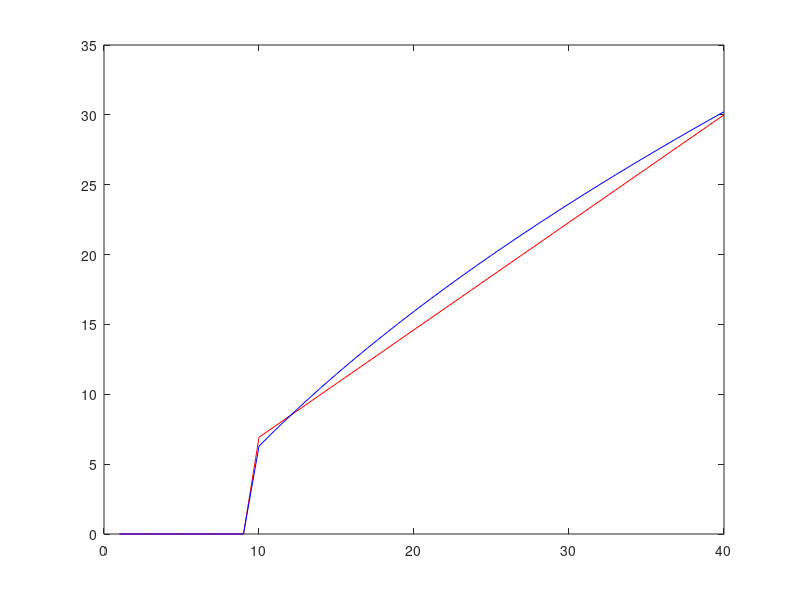

Reproduce this figure in MATLAB.
%% Compare the equilibrium spacing between Newell and Gipps

% Gipps equilibirum speed 
% /////Ciuffo, Biagio, Vincenzo Punzo, 
% //and Marcello Montanino. 
% //"Thirty Years of Gipps' Car-Following Model: 
% //Applications, Developments, and New Features." 
% //Transportation Research Record: 
% //Journal of the Transportation Research Board 
% //2315 (2012): 89-99. (Eq. 3a)

clear;

v_max = 40;
tau = 0.5;
theta = 0.2;
b_f = -3;
b_e = -3*1.1;

% for newell
headway = 1.3;
jamgap = 1;
len = 4;

for i=10:40
    speed_newell(i)=min(v_max,(i-jamgap)/headway);
end

for i=10:40
    speed_gipps(i)=min(v_max, ...
        max((tau+theta)/(1/-b_f-1/(-b_e))...
        *(-1+sqrt(1+(2*(i-(len+jamgap))*(1/-b_f-1/(-b_e)))/(tau+theta)^2)),0));
end

plot(speed_newell,'r');hold on;
plot(speed_gipps,'b'); hold off;





